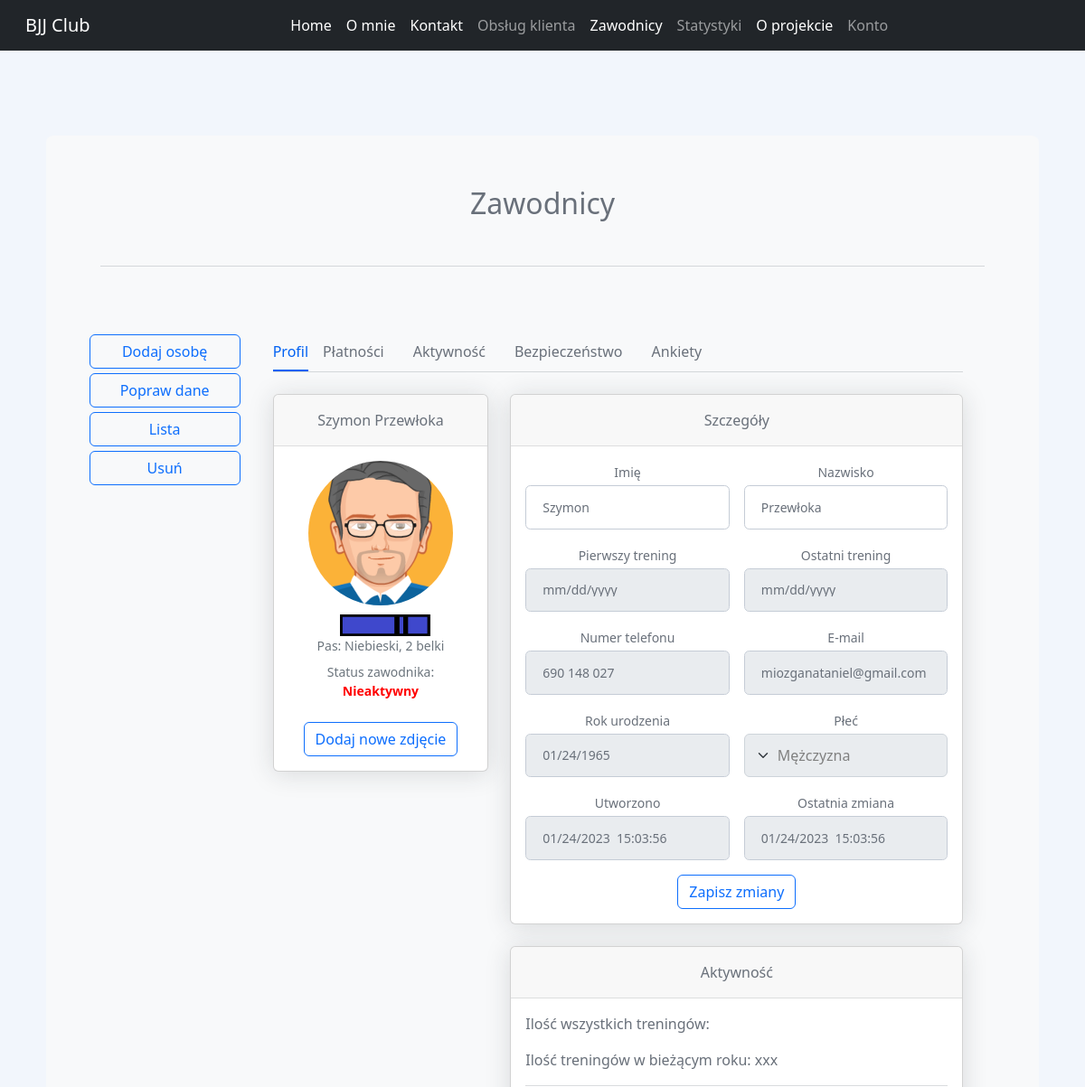
The app's page /zawodnicy/profil/5 (upper part), older data.
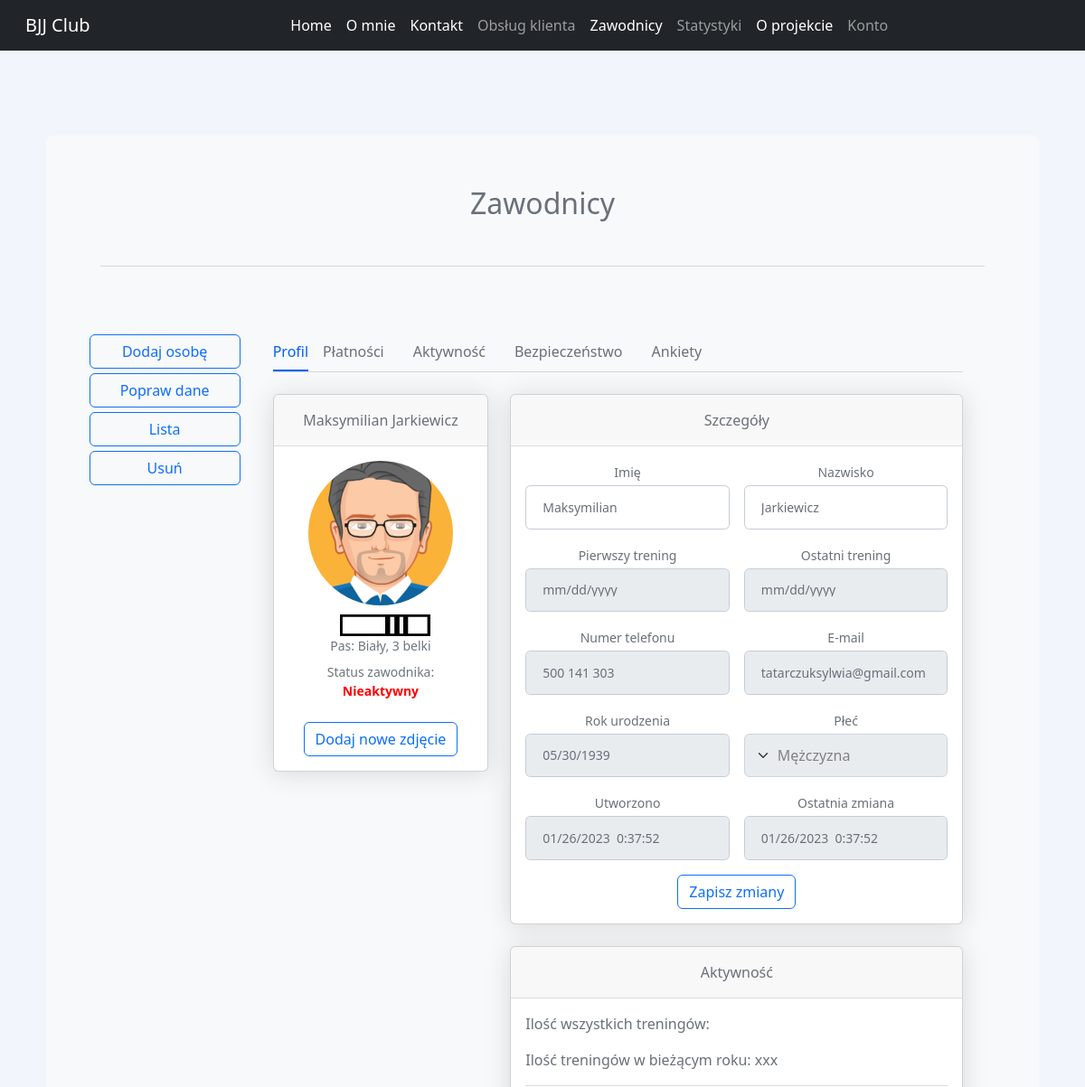
The same page, newer data.
### players/models.py (models this page shows, shortened)
class Player(models.Model):
    class Belts(models.TextChoices):
        WHITE = "Biały", "Biały"
        BLUE = "Niebieski", "Niebieski"
        PURPLE = "Purpurowy", "Purpurowy"
        BROWN = "Brązowy", "Brązowy"
        BLACK = "Czarny", "Czarny"
    class Stripes(models.TextChoices):
        ZERO = "0", "0"
        ONE = "1", "1"
        TWO = "2", "2"
        THREE = "3", "3"
        FOUR = "4", "4"
    first_name = models.CharField(max_length=100)
    last_name = models.CharField(max_length=100)
    belt = models.CharField(max_length=30, choices=Belts.choices, default=Belts.WHITE)
    stripe = models.CharField(max_length=1, choices=Stripes.choices, default=Stripes.ZERO)
    class Meta:
        ordering = ['id']

class PersonalInfo(models.Model):
    class Gender(models.TextChoices):
        Male = "Mężczyzna", "Mężczyzna"
        Female = "Kobieta", "Kobieta"
    user = models.OneToOneField(Player, on_delete=models.CASCADE, primary_key=True)
    gender = models.CharField(max_length=10, choices=Gender.choices, default=Gender.Male, blank=True)
    birth_date = models.DateField(blank=True, null=True)
    first_training = models.DateField(blank=True, null=True)
    last_training = models.DateField(blank=True, null=True)
    created = models.DateTimeField(auto_now_add=True)
    modified = models.DateTimeField(auto_now=True)
    email = models.EmailField(null=True, blank=True)
    phone_number = models.CharField(max_length=20, blank=True)

### players/views.py (the view, shortened to what this page needs)
# urls.py: path("profil/<int:player_id>", player_profile, name="player_profile"),
def player_profile(request, player_id):
    player = Player.objects.get(pk=player_id)
    context = {"player": player}
    return render(request, "player_profile.html", context)

### players/templatetags/extras.py (called while the page is built)
@register.simple_tag
def belt_png(belt, stripe):
    belts = {"Biały": 1,
             "Niebieski": 2,
             "Purpurowy": 3,
             "Brązowy": 4,
             "Czarny": 5}
    belt_index = belts[belt]
    result = f"/static/images/belts/{belt_index}.{stripe}.{belt}.png"
    return result

@register.simple_tag
def email_display(user_id):
    player = Player.objects.get(pk=user_id)
    email = player.personalinfo.email
    if email:
        return email
    else:
        return "Brak"

### players/templates/player_profile.html (shortened to what the changed rows need)
{% extends "inner_layout.html" %}
{% block body %}
{% load extras %}
{% load static %}
<link rel="stylesheet" type="text/css" href="{% static 'css/players/player_profile.css' %}" />
<div class="container-xl px-4 mt-4">
    <div class="row">
        <div class="col-xl-4">
            <div class="card mb-4 mb-xl-0">
                <div class="card-header">{{player.first_name}} {{player.last_name}}</div>
                <div class="card-body text-center">
                    {% if player.personalinfo.gender == 'Mężczyzna'%}
                    <img class="img-account-profile rounded-circle mb-2" src="{% static 'images/players/profile_photo/male.png' %}" alt="">
                    {% else %}
                    <img class="img-account-profile rounded-circle mb-2" src="{% static 'images/players/profile_photo/female.png' %}" alt="">
                    {% endif %}
                    <img src= "{% belt_png player.belt player.stripe %}" alt='' style="width: 100px; margin-left: 10px;"/>
                    <div class="small font-italic text-muted mb-2">Pas: {{player.belt}}, {{player.stripe}} belki</div>
                    <div class="small font-italic text-muted mb-4">Status zawodnika:
                        {% if player.membershipfee.active %}
                            <b style="color: green">Aktywny</b>
                        {% else %}
                            <b style="color: red">Nieaktywny</b>
                        {% endif %}
                    </div>
                    <button class="btn btn-outline-primary" type="button">Dodaj nowe zdjęcie</button>
                </div>
            </div>
        </div>
        <div class="col-xl-8">
            <div class="card mb-4">
                <div class="card-body">
                    <form method="post">
                        <div class="row gx-3 mb-3">
                            <div class="col-md-6">
                                <label class="small mb-1" for="first_name">Imię</label>
                                <input class="form-control" id="first_name" name="first_name" type="text" placeholder="Enter your first name" value="{{player.first_name}}">
                            </div>
                            <div class="col-md-6">
                                <label class="small mb-1" for="last_name">Nazwisko</label>
                                <input class="form-control" id="last_name" name="last_name" type="text" placeholder="Enter your last name" value="{{ player.last_name }}">
                            </div>
                        </div>
                        <div class="row gx-3 mb-3">
                            <div class="col-md-6">
                                <label class="small mb-1" for="phone_number">Numer telefonu</label>
                                <input class="form-control" id="phone_number" type="tel" placeholder="Brak" value="{{ player.personalinfo.phone_number }}" disabled readonly>
                            </div>
                            <div class="col-md-6">
                                <label class="small mb-1" for="e_mail">E-mail</label>
                                <input class="form-control" id="e_mail" type="email" name="e_mail" placeholder="Brak" value="{% email_display player.id %}" disabled readonly>
                            </div>
                        </div>
                        <div class="row gx-3 mb-3">
                            <div class="col-md-6">
                                <label class="small mb-1" for="birth_day">Rok urodzenia</label>
                                <input class="form-control" id="birth_day" type="date" value="{{ player.personalinfo.birth_date | date:'Y-m-d' }}" disabled readonly>
                            </div>
                            <div class="col-md-6">
                                <label class="small mb-1" for="gender">Płeć</label>
                                <select class="form-select" id="gender" name="gender" aria-label="Płeć" style="height: 48px; color: grey" disabled readonly>
                                    {% if player.personalinfo.gender == "Mężczyzna" %}
                                        <option selected>Mężczyzna</option>
                                    {% else %}
                                        <option selected>Kobieta</option>
                                        <option value="Mężczyzna">Mężczyzna</option>
                                    {% endif %}
                                </select>
                            </div>
                        </div>
                        <div class="row gx-3 mb-3">
                            <div class="col-md-6">
                                <label class="small mb-1" for="inputCreated">Utworzono</label>
                                <input class="form-control" id="inputCreated" type="text" placeholder=""
                                       value="{{player.personalinfo.created | date:'m/d/Y  G:i:s'}}" disabled readonly>
                            </div>
                            <div class="col-md-6">
                                <label class="small mb-1" for="inputLastChange">Ostatnia zmiana</label>
                                <input class="form-control" id="inputLastChange" type="text" placeholder=""
                                       value="{{player.personalinfo.modified | date:'m/d/Y  G:i:s'}}" disabled readonly>
                            </div>
                        </div>
                    </form>
                </div>
            </div>
        </div>
    </div>
</div>
{% endblock %}

Row changes from the older to the newer data that the page shows:
changed Player "Mężczyzna": first_name "Szymon" → "Maksymilian"; last_name "Przewłoka" → "Jarkiewicz"; belt+stripe: a different picture; belt "Niebieski" → "Biały"; stripe "2" → "3"; personalinfo.phone_number "690 148 027" → "500 141 303"; e_mail "miozganataniel@gmail.com" → "tatarczuksylwia@gmail.com"; personalinfo.birth_date "01/24/1965" → "05/30/1939"; personalinfo.created "01/24/2023 15:03:56" → "01/26/2023 0:37:52"; personalinfo.modified "01/24/2023 15:03:56" → "01/26/2023 0:37:52"
